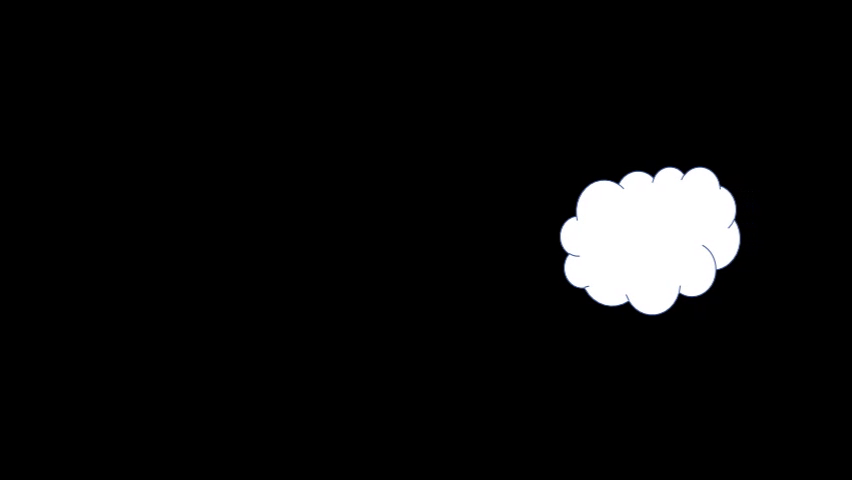
#> input picture frame 12 of awan.mp4, 852 x 480 px, given in place of mael.mp4, which was not available
$ python backgroundAveraging.py
#> lines starting #> are read from the running program, lines starting #| are printed output that depends on the picture; after the words box and inside, x2 and y2 are one past the last pixel; in counts of white or black regions, pixels touching at a corner belong together; pictures that were not available may be replaced by others from this repository, and a replacement may not be noted
import numpy as np
import cv2

class BackGroundSubtractor:

    # This class take 2 arguments
    # alpha : The background learning factor, its value
    # should be between 0 and 1. The higher the value,
    # the more quickly you program learns the changes in
    # the background. Therefore, for a static background
    # use a lower value, like 0.001. But if your background
    # has moving trees and stuff, use a higher value.
    # firstFrame: This is the first frame from the video/webcam
    def __init__(self,alpha,firstFrame):
        self.alpha = alpha
        self.backGroundModel = firstFrame

    def getForeground(self,frame):
        # apply the background averaging formula:
        # New_Background = Current_Frame * Alpha + Old_Background * (1 - Alpha)
        self.backGroundModel = frame * self.alpha + self.backGroundModel * (1 - self.alpha)

        # The datatype of backGroundModel after we do the equation above will
        # change to float. Therefore, we cannot use absdiff directly,
        # instead we change it to uint8 datatype and then use absdiff
        return cv2.absdiff(self.backGroundModel.astype(np.uint8),frame)

# get the video. Change the parameter to use a webcam
cam = cv2.VideoCapture('D:/invader/Documents/py/MachineVision/sample/background1/mael.mp4')

# check if the video is successfully read
if cam.isOpened() == False:
    print("Error reading video file")
    cv2.waitKey(0)
    cv2.destroyAllWindows()

# function to filter the image and change it to grayscale
def denoise(frame):
    frame = cv2.medianBlur(frame,5)
    frame = cv2.GaussianBlur(frame,(5,5),0)
    frame = cv2.cvtColor(frame,cv2.COLOR_BGR2GRAY)

    return frame

# read the first frame
ret,frame = cam.read()
#> frame is the input picture: shape (480, 852, 3); mean B, G, R 12.5, 12.3, 12.3

# initialize the backgroundSubtractor class
if ret is True:
    backSubtractor = BackGroundSubtractor(0.1,denoise(frame))
#> in __init__, `self.alpha = alpha`: self.alpha = 0.1
    run = True
else:
    run = False

while(run):

    # get the next frame
    ret, frame = cam.read()
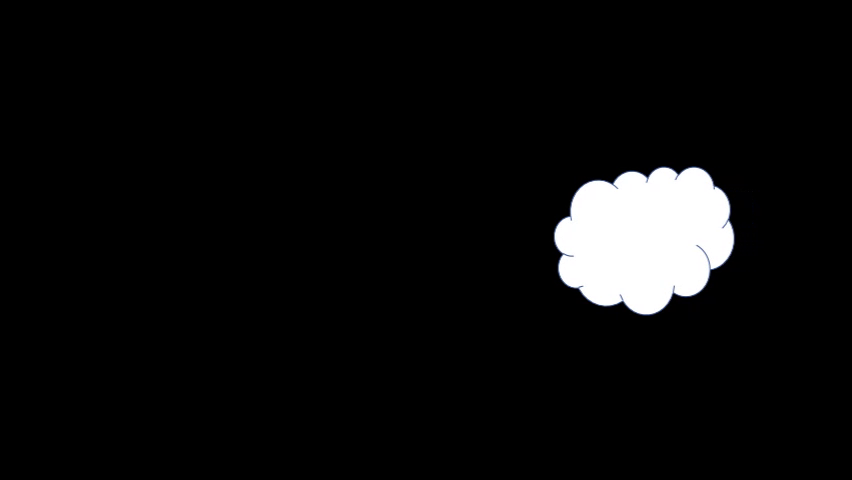
#> input picture frame 13 of awan.mp4, 852 x 480 px, given in place of mael.mp4, which was not available
#> frame is the input picture: shape (480, 852, 3); mean B, G, R 12.5, 12.3, 12.3

    # if succesfully get the frame,
    if ret is True:

        # Show filtered image
        cv2.imshow('input', denoise(frame))

        # get the foreground
        foreGround = backSubtractor.getForeground(denoise(frame))
#> in getForeground, `return cv2.absdiff(self.backGroundModel.astype(np.uint8),frame)`:
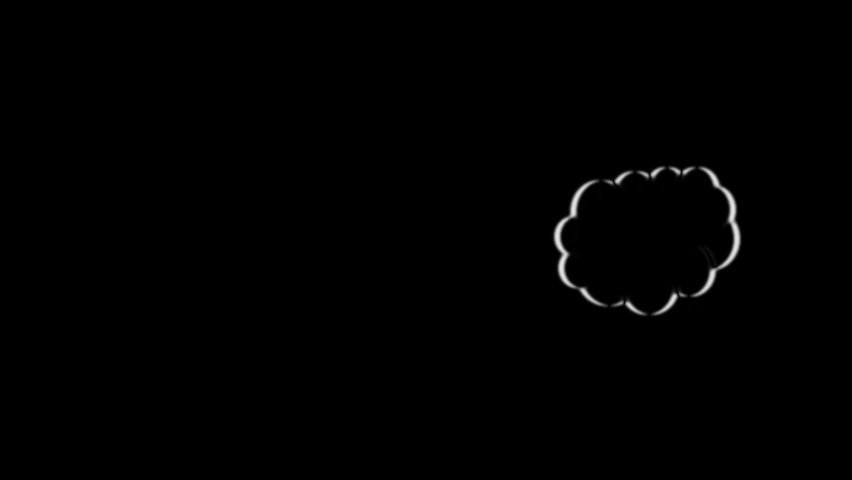
#> returned value: shape (480, 852); min 0, max 227, mean 1.1
        cv2.imshow('foreGround', foreGround)

        # Apply thresholding on the background and display the resulting mask
        ret, mask = cv2.threshold(foreGround, 10, 255, cv2.THRESH_BINARY)
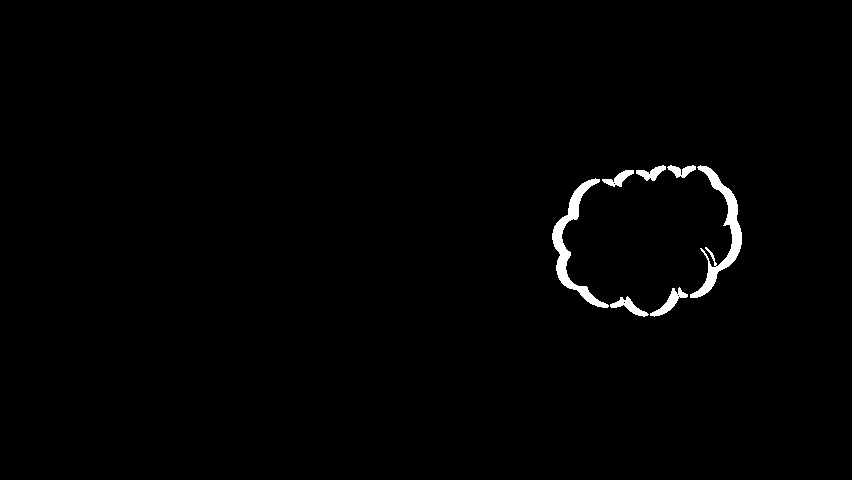
#> mask: shape (480, 852); 1.1% white; 7 white regions, largest, box (x1, y1, x2, y2) and area: (690, 165, 742, 298) 1574, (552, 178, 609, 308) 1496, (650, 287, 688, 317) 344

        cv2.imshow('mask', mask)

        key = cv2.waitKey(10)
#> (key Esc is pressed here)

    else:
        break

    if key == 27:
        break

cam.release()
cv2.destroyAllWindows()

$ run again, starting later in the video
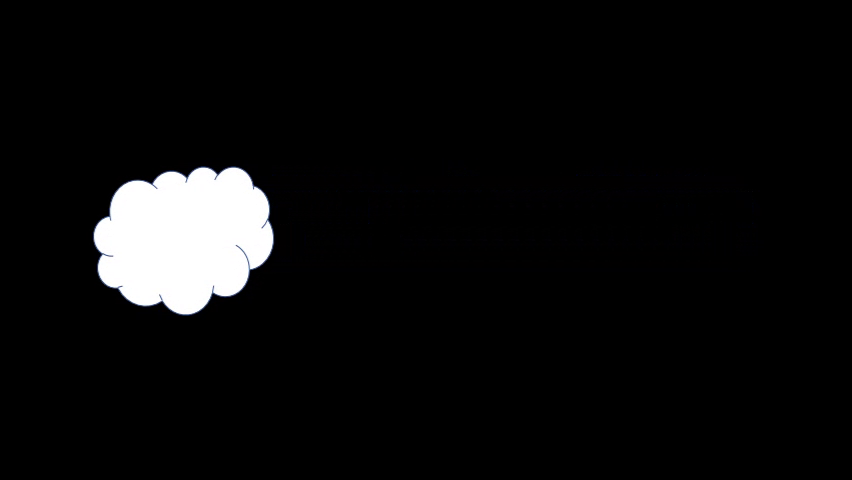
#> input picture frame 54 of awan.mp4, 852 x 480 px, given in place of mael.mp4, which was not available
#> frame is the input picture: shape (480, 852, 3); mean B, G, R 12.5, 12.4, 12.4
#> self.alpha = 0.1
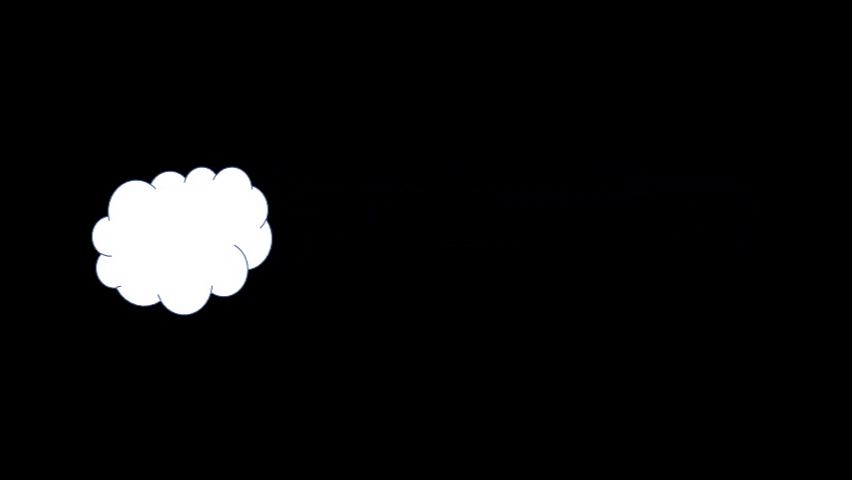
#> input picture frame 55 of awan.mp4, 852 x 480 px, given in place of mael.mp4, which was not available
#> frame is the input picture: shape (480, 852, 3); mean B, G, R 12.5, 12.4, 12.4
#> `ret, mask = cv2.threshold(foreGround, 10, 255, cv2.THRESH_BINARY)`:
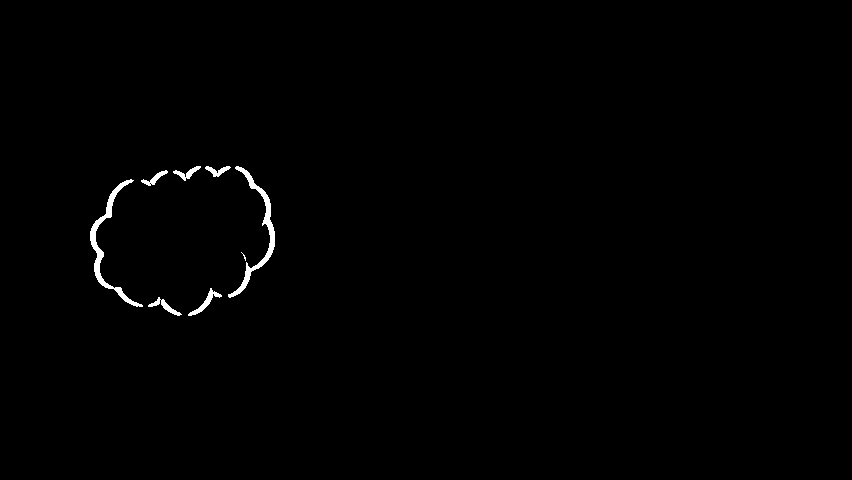
#> mask: shape (480, 852); 0.62% white; 8 white regions (1 under 20 px), largest, box (x1, y1, x2, y2) and area: (90, 179, 143, 307) 882, (228, 166, 275, 298) 872, (188, 288, 222, 316) 207
